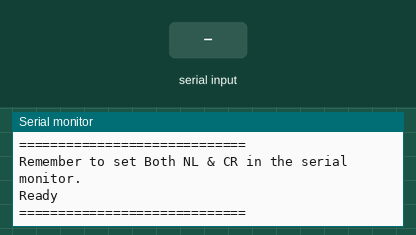
This sketch was run on a simulated Arduino Mega 2560, built with avr-gcc and run on an emulated ATmega2560. Parts: the last lines printed to the serial monitor. Inputs (shaded band) come from the test bench.

Above: at 1.2 s.
1.3 s: "1" received over the second serial link
At 2.5 s:
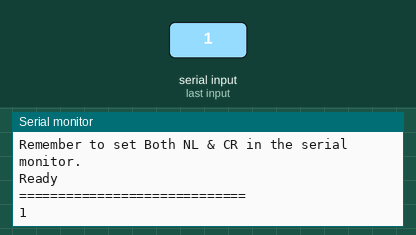
2.8 s: "0" received over the second serial link
At 3.6 s:
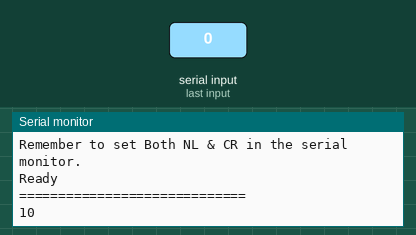

Measured:
- after the input at 1.3 s, the serial monitor: prints a new line at once (image 1)
- after the input at 2.8 s, the serial monitor: prints a new line at once (image 2)

The sketch:

esp_EE_test.ino
```cpp
//#include <SoftwareSerial.h>

//SoftwareSerial Serial1(2,3); // make RX Arduino line is pin 2, make TX Arduino line is pin 3.
                             // This means that you need to connect the TX line from the esp to the Arduino's pin 2
                             // and the RX line from the esp to the Arduino's pin 3
void setup()
{
  Serial.begin(115200);
  Serial1.begin(115200); // your esp's baud rate might be different
  Serial.println("=============================");
  Serial.println("Remember to set Both NL & CR in the serial monitor.");
  Serial.println("Ready");
  Serial.println("=============================");
}

void loop()
{
  if(Serial1.available()) // check if the esp is sending a message
  {
    while(Serial1.available())
    {
      // The esp has data so display its output to the serial window
      char c = Serial1.read(); // read the next character.
      Serial.write(c);
    }
  }

  if(Serial.available())
  {
    // the following delay is required because otherwise the arduino will read the first letter of the command but not the rest
    // In other words without the delay if you use AT+RST, for example, the Arduino will read the letter A send it, then read the rest and send it
    // but we want to send everything at the same time.
    delay(1000);
    String command="";

    while(Serial.available()) // read the command character by character
    {
        // read one character
      command+=(char)Serial.read();
    }
    Serial1.println(command); // send the read character to the Serial1
  }
}
```
